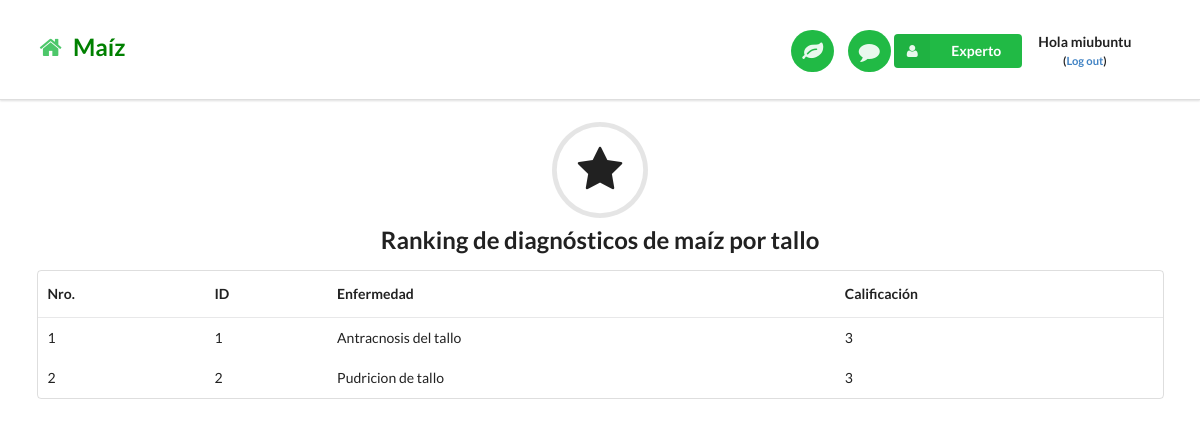
The app's page /reportecalificacionmaizmara/ (signed in) with its own data.
### core/models.py (models this page shows, shortened)
class Reviewmara(models.Model):
    enfermedadName = models.CharField(max_length=50)
    enfermedadId = models.IntegerField()
    comment = models.TextField()
    reviewer = models.CharField(max_length=50)
    stars = models.IntegerField()
    createdTime =  models.DateField(auto_now=True, auto_now_add=False)

### core/views.py (the view)
# urls.py: url(r'^reportecalificacionmaizmara/$', views.reportecalificacionmaizmaraPage, name='reportecalificacionmaizmaraPage'),
@login_required
def reportecalificacionmaizmaraPage(request):
    reviewmaiz = Reviewmara.objects.order_by('-stars')
    return render(request, 'reportecalificacionmaizmara.html', {'reviewmaiz':reviewmaiz})

### templates/reportecalificacionmaizmara.html
{% extends "base.html" %}
{% load staticfiles %}
{% block content %}
<h2 class="ui center aligned icon header">
  <i class="circular star icon"></i>
  Ranking de diagnósticos de maíz por tallo
</h2>
<div class="ui container">
<table class="ui basic table">
  <thead>
    <tr>
      <th>Nro.</th>
      <th>ID</th>
      <th>Enfermedad</th>
      <th>Calificación</th>
    </tr>
  </thead>
  {% for reviewmaiz in reviewmaiz %}
  <tbody>
    <tr>
      <td>{{ reviewmaiz.id }}</td>
      <td>{{ reviewmaiz.enfermedadId }}</td>
      <td>{{ reviewmaiz.enfermedadName }}</td>
      <td>{{ reviewmaiz.stars }}</td>
    </tr>
  </tbody>
  {% endfor %}
</table>
</div>
<br>
{% endblock %}

### templates/base.html (shortened to what this page needs)
{% load staticfiles %}
<!DOCTYPE html>
<html lang="en">
<head>
  <link rel="stylesheet" href="{% static "css/semantic.min.css" %}"/>
  <link rel="stylesheet" href="{% static "css/common.css" %}"/>
</head>
<body>
  {% block nav-bar %}
    <div class="ui top fixed menu borderless main nav-bar">
      <div class="ui container">
        <br> <h2><a href="/"><i class="green home icon link"></i>  <span style="color:green"> Maíz</span></a></h2>
        <div class="right item">
          <a id="preference-link" href="/preferences"><button class="circular ui icon green button nav-button"> <i class="large leaf icon link"></i> </button></a>
          <a href="/about"><button class="circular ui icon green button nav-button"> <i class="large comment icon link"></i> </button></a>
{% if user.is_authenticated %}
<div class="ui floating labeled icon dropdown green button">
          <i class="user icon"></i>
          <span class="text">Experto</span>
        </div>
{% if user.is_authenticated %}
    <div class="item">
        <p class="top-menu" style="text-align:center;"> <b> Hola {{ user.username }} <br> <small>(<a href="{% url 'logout' %}">Log out</a>)</small> </b> </p>
    </div>
{% endif %}
{% endif %}
        </div>
      </div>
    </div>
<br>
  {% endblock %}
  {% block content %}
  {% endblock %}
</body>
</html>

### static/css/common.css (style rules this page uses)
body { padding-top: 74px; }
.nav-bar { padding-top: 7px; padding-bottom: 4px; }
.nav-button { margin-left: 10px !important; }

### records on screen
Reviewmara: id "1", enfermedadId "1", enfermedadName "Antracnosis del tallo", stars "3"
Reviewmara: id "2", enfermedadId "2", enfermedadName "Pudricion de tallo", stars "3"

### other values on screen
{{ user.username }} "miubuntu"
